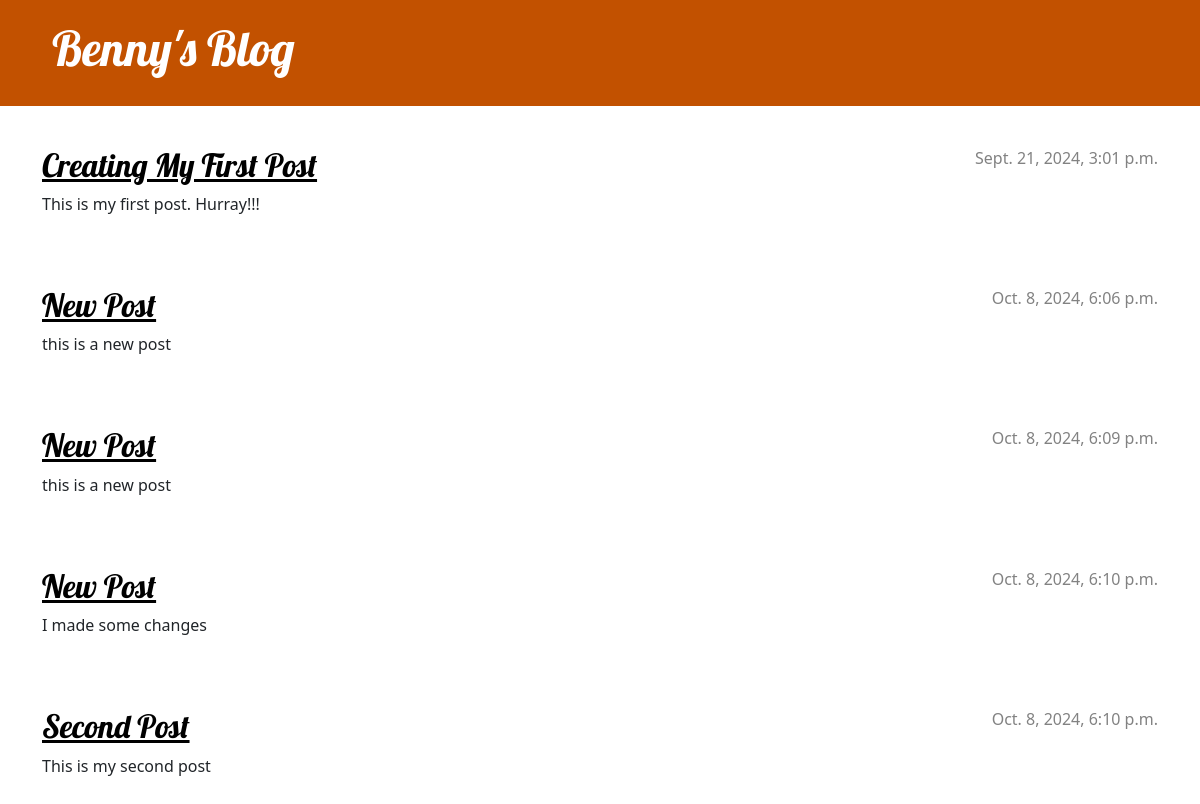
The page / on the database its author committed.
### blog/models.py (models this page shows, shortened)
class Post(models.Model):
    author = models.ForeignKey(settings.AUTH_USER_MODEL, on_delete=models.CASCADE)
    title = models.CharField(max_length=200)
    text = models.TextField()
    created_date = models.DateTimeField(default=timezone.now)
    published_date = models.DateTimeField(blank=True, null=True)

### blog/views.py (the view)
# urls.py: path('', views.post_list, name='post_list'),
def post_list(request):
    posts = Post.objects.filter(published_date__lte=timezone.now()).order_by('published_date')
    return render(request, 'blog/post_list.html', {'posts' : posts})

### blog/templates/blog/post_list.html
{% extends 'blog/base.html' %}
{% block content %}
    {% for post in posts %}
        <article class="post">
            <time class="date">
                {{ post.published_date }}
            </time>
            <h2><a href="{% url 'post_detail' pk=post.pk %}">{{ post.title }}</a></h2>
            <p>{{ post.text|linebreaksbr }}</p>
        </article>
    {% endfor %}
{% endblock %}

### blog/templates/blog/base.html (shortened to what this page needs)
{% load static %}
<!DOCTYPE html>
<html>
    <head>
        <link rel="stylesheet" href="https://cdn.jsdelivr.net/npm/bootstrap@5.1.3/dist/css/bootstrap.min.css">
        <link rel="stylesheet" href="{% static 'css/blog.css' %}">
    </head>
    <body>
        <header class="page-header">
            <div class="container">
                <h1><a href="/">Benny's Blog</a> </h1>
            </div>
        </header>
        <main class="container">
            <div class="row">
                <div class="col">
                {% block content %}
                {% endblock %}
                </div>
            </div>
        </main>
    </body>
</html>

### blog/static/css/blog.css (style rules this page uses)
.page-header { background-color: #C25100; margin-top: 0; margin-bottom: 40px; padding: 20px 20px 20px 40px; }
.page-header h1, .page-header h1 a, .page-header h1 a:visited, .page-header h1 a:active { color: #ffffff; font-size: 36pt; text-decoration: none; }
h1, h2, h3, h4 { font-family: 'Lobster', cursive; }
.date { color: #828282; }
.post { margin-bottom: 70px; }
.post h2 a, .post h2 a:visited { color: #000000; }
.post > .date, .post > .actions { float: right; }

### rows shown on the page
Post: published_date "Sept. 21, 2024, 3:01 p.m.", title "Creating My First Post", text "This is my first post. Hurray!!!"
Post: published_date "Oct. 8, 2024, 6:06 p.m.", title "New Post", text "this is a new post"
Post: published_date "Oct. 8, 2024, 6:09 p.m.", title "New Post", text "this is a new post"
Post: published_date "Oct. 8, 2024, 6:10 p.m.", title "New Post", text "I made some changes"
Post: published_date "Oct. 8, 2024, 6:10 p.m.", title "Second Post", text "This is my second post"
